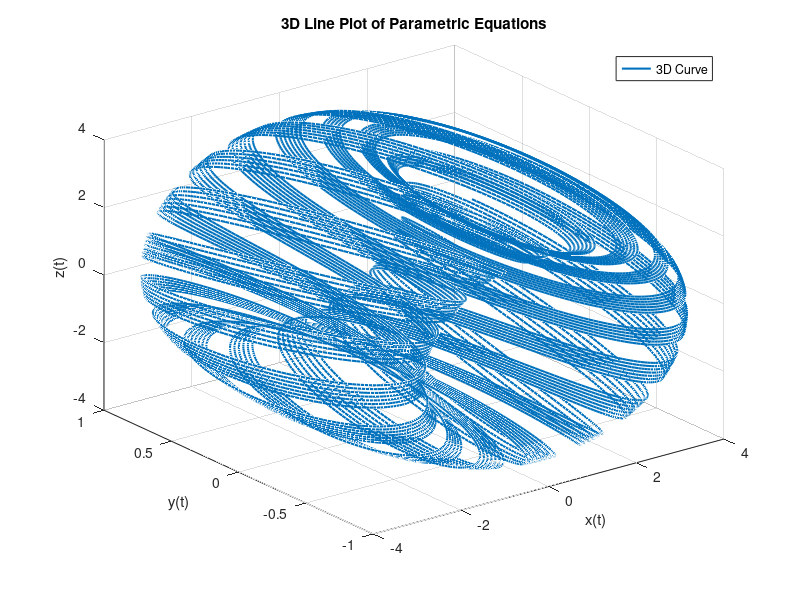

MATLAB code for this plot:

t = 0:pi/500:40*pi;


x = (3 + cos(sqrt(32)*t)) .* cos(t);
y = sin(sqrt(32)*t);
z = (3 + cos(sqrt(32)*t)) .* sin(t);


figure;
plot3(x, y, z, 'LineWidth', 1.5);


xlabel('x(t)');
ylabel('y(t)');
zlabel('z(t)');
title('3D Line Plot of Parametric Equations');
grid on;


legend('3D Curve');
